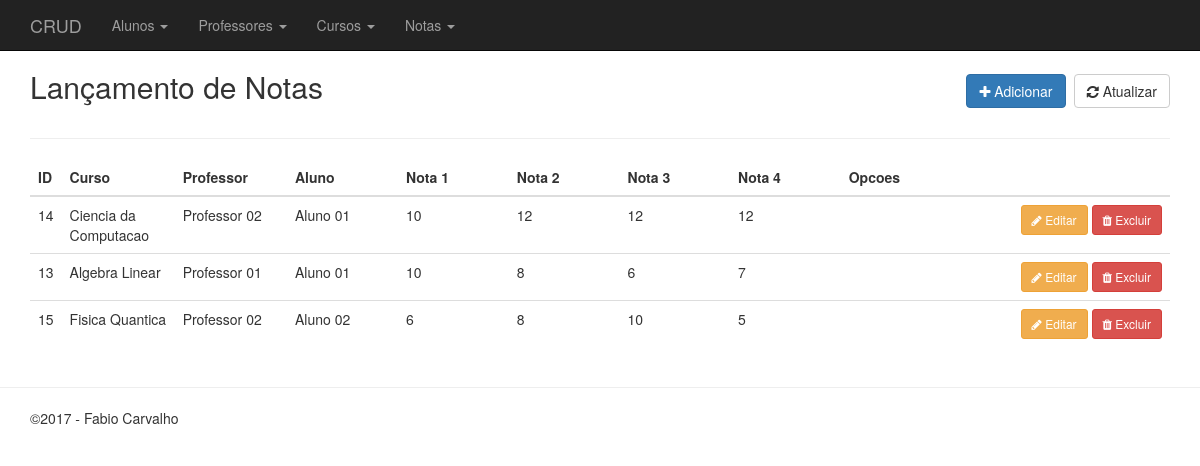
The page /view/notas.php on the database its author committed.
### tables this page shows
CREATE TABLE `notas` (
  `id_notas` int(11) NOT NULL,
  `id_professor` int(11) NOT NULL,
  `id_curso` int(11) NOT NULL,
  `id_aluno` int(11) NOT NULL,
  `nota2` double DEFAULT NULL,
  `nota1` double DEFAULT NULL,
  `nota3` double DEFAULT NULL,
  `nota4` double DEFAULT NULL,
  `data_criacao` datetime DEFAULT NULL
);

CREATE TABLE `curso` (
  `id_curso` int(11) NOT NULL,
  `nome` varchar(55) NOT NULL,
  `data_criacao` datetime DEFAULT NULL
);

### model/ConnectionFactory.php (called while the page is built, shortened)
<?php
	Class ConnectionFactory{
		public function getConnection(){
			$dbHost = "localhost";
			$dbUser = "root";
			$dbName = "bd_02";
			$dbPass = "";
			$connection = mysqli_connect($dbHost,$dbUser,$dbPass,$dbName);
			return $connection;
		}
	}
?>

### controller/NotasController.php (called while the page is built, shortened)
<?php
require_once("../model/ProfessorDao.php");
require_once("../model/AlunoDao.php");
require_once("../model/ConnectionFactory.php");
require_once("../model/CursoDao.php");
require_once("../model/NotaDao.php");
$connection = new ConnectionFactory();
$ProfessorDao = new ProfessorDao($connection->getConnection());
$professores = $ProfessorDao->listar();
$NotaDao = new NotaDao($connection->getConnection());
$notas = $NotaDao->listar();
$AlunoDao = new AlunoDao($connection->getConnection());
$alunos = $AlunoDao->listar();
function findCurso($id){
    $connection = new ConnectionFactory();
    $CursoDao = new CursoDao($connection->getConnection());
    $curso = $CursoDao->selecionar($id);
    return $curso['nome'];
}
function findProfessor($id){
    $connection = new ConnectionFactory();
    $ProfessorDao = new ProfessorDao($connection->getConnection());
    $professor = $ProfessorDao->selecionar($id);
    return $professor['nome'];
}
function findAluno($id){
    $connection = new ConnectionFactory();
    $AlunoDao = new AlunoDao($connection->getConnection());
    $aluno = $AlunoDao->selecionar($id);
    return $aluno['nome'];
}
?>

### model/NotaDao.php (called while the page is built, shortened)
<?php
	class NotaDao{
		private $connection;
		function __construct($connection){
			$this->connection = $connection;
		}
		public function listar(){
			$notas = array();
			$query = "SELECT *FROM notas";
			$result = mysqli_query($this->connection,$query);
			while($nota_array = mysqli_fetch_assoc($result)){
				array_push($notas, $nota_array);
			}
			return $notas;
		}
	}
?>

### model/CursoDao.php (called while the page is built, shortened)
<?php
	class CursoDao{
		private $connection;
		function __construct($connection){
			$this->connection = $connection;
		}
		public function selecionar($id_curso){
			$query = "SELECT * FROM curso WHERE id_curso = '{$id_curso}' ";
			$result = mysqli_query($this->connection,$query);
			return mysqli_fetch_assoc($result);
		}
	}
?>

### model/ProfessorDao.php (called while the page is built, shortened)
<?php
	class ProfessorDao{
		private $connection;
		function __construct($connection){
			$this->connection = $connection;
		}
		public function listar(){
			$professores = array();
			$query = "SELECT * FROM professor";
			$result = mysqli_query($this->connection,$query);
			while($professor_array = mysqli_fetch_assoc($result)){
				array_push($professores, $professor_array);
			}
			return $professores;
		}
		public function selecionar($id){
			$query = "SELECT * FROM professor WHERE id_professor = '{$id}' ";
			$result = mysqli_query($this->connection,$query);
			$professor = mysqli_fetch_assoc($result);
			$data = new DateTime($professor['data_nascimento']);
			$professor['data_nascimento'] = $data->format("d M, Y");
			return $professor;
		}
	}
?>

### model/AlunoDao.php (called while the page is built, shortened)
<?php
	class AlunoDao{
		private $connection;
		function __construct($connection){
			$this->connection = $connection;
		}
		public function listar(){
			$alunos = array();
			$query = "SELECT * FROM aluno";
			$result = mysqli_query($this->connection,$query);
			while($aluno_array = mysqli_fetch_array($result)){
				array_push($alunos, $aluno_array);
			}
			return $alunos;
		}
		public function selecionar($id){
			$query = "SELECT * FROM aluno WHERE id_aluno= '{$id}' ";
			$result = mysqli_query($this->connection,$query);
			$aluno = mysqli_fetch_assoc($result);
			$data = new DateTime($aluno['data_nascimento']);
			$aluno['data_nascimento'] = $data->format("d M, Y");
			return $aluno;
		}
	}
?>

### view/notas.php (the view, shortened to what this page needs)
<?php require_once '../controller/NotasController.php';
 ?>
 <?php include(HEADER_TEMPLATE); ?>
 <header>
 	<div class="row">
 		<div class="col-sm-6">
 			<h2>Lançamento de Notas</h2>
 		</div>
 		<div class="col-sm-6 text-right h2">
 	    	<a class="btn btn-primary" href="cadastro-nota.php"><i class="fa fa-plus"></i> Adicionar</a>
 	    	<a class="btn btn-default" href="notas.php"><i class="fa fa-refresh"></i> Atualizar</a>
 	    </div>
 	</div>
 </header>
 <hr>
 <table class="table table-hover">
 <thead>
 	<tr>
 		<th>ID</th>
     <th width="10%">Curso</th>
     <th width="10%">Professor</th>
     <th width="10%">Aluno</th>
     <th width="10%">Nota 1</th>
     <th width="10%">Nota 2</th>
     <th width="10%">Nota 3</th>
     <th width="10%">Nota 4</th>
     <th width="30%">Opcoes</th>
 	</tr>
 </thead>
 <tbody>
 <?php if ($notas) : ?>
 <?php foreach ($notas as $nota) : ?>
 	<tr>
 		<td><?php echo $nota['id_notas']; ?></td>
     <td><?php echo findCurso($nota['id_curso']); ?></td>
     <td><?php echo findProfessor($nota['id_professor']); ?></td>
     <td><?php echo findAluno($nota['id_aluno']); ?></td>
     <td><?php echo $nota['nota1'] ?></td>
     <td><?php echo $nota['nota2'] ?></td>
     <td><?php echo $nota['nota3'] ?></td>
     <td><?php echo $nota['nota4'] ?></td>
 		<td class="actions text-right">
 			<a href="edit-nota.php?id=<?php echo $nota['id_notas']; ?>" class="btn btn-sm btn-warning"><i class="fa fa-pencil"></i> Editar</a>
 			<a href="#" class="btn btn-sm btn-danger" data-toggle="modal" data-target="#delete-modal-nota"
       data-customer="<?php echo $nota['id_notas']; ?>">
 				<i class="fa fa-trash"></i> Excluir
 			</a>
 		</td>
 	</tr>
 <?php endforeach; ?>
 <?php else : ?>
 	<tr>
 		<td colspan="6">Nenhum registro encontrado.</td>
 	</tr>
 <?php endif; ?>
 </tbody>
 </table>
 <?php include(FOOTER_TEMPLATE); ?>

### view/header.php (shortened to what this page needs)
<!DOCTYPE html>
<html>
<head>
    <link rel="stylesheet" href="<?php echo BASEURL; ?>css/bootstrap.min.css">
    <link rel="stylesheet" href="<?php echo BASEURL; ?>css/style.css">
    <link rel="stylesheet" href="https://maxcdn.bootstrapcdn.com/font-awesome/4.6.2/css/font-awesome.min.css">
</head>
<body>
    <nav class="navbar navbar-inverse navbar-fixed-top" role="navigation">
      <div class="container">
        <div class="navbar-header">
          <a href="<?php echo BASEURL; ?>index.php" class="navbar-brand">CRUD</a>
        </div>
        <div id="navbar" class="navbar-collapse collapse">
          <ul class="nav navbar-nav">
            <li class="dropdown">
                <a href="#" class="dropdown-toggle" data-toggle="dropdown" role="button" aria-haspopup="true" aria-expanded="false">
                    Alunos <span class="caret"></span>
                </a>
            </li>
            <li class="dropdown">
                <a href="#" class="dropdown-toggle" data-toggle="dropdown" role="button" aria-haspopup="true" aria-expanded="false">
                    Professores <span class="caret"></span>
                </a>
            </li>
            <li class="dropdown">
                <a href="#" class="dropdown-toggle" data-toggle="dropdown" role="button" aria-haspopup="true" aria-expanded="false">
                    Cursos <span class="caret"></span>
                </a>
            </li>
            <li class="dropdown">
                <a href="#" class="dropdown-toggle" data-toggle="dropdown" role="button" aria-haspopup="true" aria-expanded="false">
                    Notas <span class="caret"></span>
                </a>
            </li>
          </ul>
        </div>
      </div>
    </nav>
    <main class="container">

### view/footer.php (shortened to what this page needs)
</main>
<hr>
<footer class="container">
  <p>&copy;2017 - Fabio Carvalho</p>
</footer>
</body>
</html>

### view/header.php (style rules this page uses)
body { padding-top: 50px; padding-bottom: 20px; }

### rows shown on the page
notas: id_notas "14", id_curso.nome "Ciencia da Computacao", id_professor "Professor 02", id_aluno "Aluno 01", nota1 "10", nota2 "12", nota3 "12", nota4 "12"
notas: id_notas "13", id_curso.nome "Algebra Linear", id_professor "Professor 01", id_aluno "Aluno 01", nota1 "10", nota2 "8", nota3 "6", nota4 "7"
notas: id_notas "15", id_curso.nome "Fisica Quantica", id_professor "Professor 02", id_aluno "Aluno 02", nota1 "6", nota2 "8", nota3 "10", nota4 "5"
